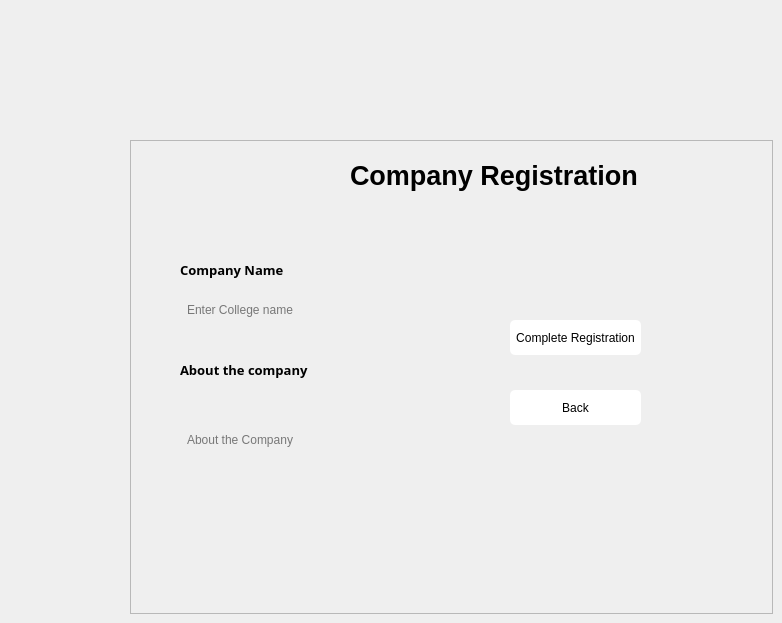
     <widget class="QWidget" name="compReg">
      <widget class="QFrame" name="CampanyFrame">
       <property name="geometry">
        <rect>
         <x>130</x>
         <y>140</y>
         <width>643</width>
         <height>474</height>
        </rect>
       </property>
       <property name="frameShape">
        <enum>QFrame::StyledPanel</enum>
       </property>
       <property name="frameShadow">
        <enum>QFrame::Raised</enum>
       </property>
       <widget class="QLabel" name="registrationLabel_4">
        <property name="geometry">
         <rect>
          <x>220</x>
          <y>20</y>
          <width>311</width>
          <height>31</height>
         </rect>
        </property>
        <property name="font">
         <font>
          <pointsize>20</pointsize>
          <weight>75</weight>
          <bold>true</bold>
         </font>
        </property>
        <property name="styleSheet">
         <string notr="true">align:center;
adjustAlign:center;</string>
        </property>
        <property name="text">
         <string>Company Registration</string>
        </property>
       </widget>
       <widget class="QLabel" name="errorLabel_3">
        <property name="geometry">
         <rect>
          <x>270</x>
          <y>70</y>
          <width>221</width>
          <height>20</height>
         </rect>
        </property>
        <property name="styleSheet">
         <string notr="true">color:red;
align:center</string>
        </property>
        <property name="text">
         <string/>
        </property>
       </widget>
       <widget class="QLineEdit" name="companynameBox">
        <property name="geometry">
         <rect>
          <x>50</x>
          <y>150</y>
          <width>250</width>
          <height>40</height>
         </rect>
        </property>
        <property name="styleSheet">
         <string notr="true">border-radius:5px;
padding: 5px;
background:rgb(239, 239, 239)</string>
        </property>
        <property name="placeholderText">
         <string>Enter College name</string>
        </property>
       </widget>
       <widget class="QLabel" name="emailLabel_15">
        <property name="geometry">
         <rect>
          <x>50</x>
          <y>120</y>
          <width>121</width>
          <height>20</height>
         </rect>
        </property>
        <property name="font">
         <font>
          <family>Montserrat</family>
          <pointsize>10</pointsize>
          <weight>75</weight>
          <bold>true</bold>
         </font>
        </property>
        <property name="text">
         <string>Company Name</string>
        </property>
       </widget>
       <widget class="QLabel" name="emailLabel_16">
        <property name="geometry">
         <rect>
          <x>50</x>
          <y>220</y>
          <width>151</width>
          <height>20</height>
         </rect>
        </property>
        <property name="font">
         <font>
          <family>Montserrat</family>
          <pointsize>10</pointsize>
          <weight>75</weight>
          <bold>true</bold>
         </font>
        </property>
        <property name="text">
         <string>About the company</string>
        </property>
       </widget>
       <widget class="QLineEdit" name="aboutBox">
        <property name="geometry">
         <rect>
          <x>50</x>
          <y>250</y>
          <width>250</width>
          <height>100</height>
         </rect>
        </property>
        <property name="styleSheet">
         <string notr="true">border-radius:5px;
padding: 5px;
background:rgb(239, 239, 239)</string>
        </property>
        <property name="placeholderText">
         <string>About the Company</string>
        </property>
       </widget>
       <widget class="QPushButton" name="completeRegBtn_2">
        <property name="geometry">
         <rect>
          <x>380</x>
          <y>180</y>
          <width>131</width>
          <height>35</height>
         </rect>
        </property>
        <property name="styleSheet">
         <string notr="true">border-radius:5px;
background-color:rgb(255, 255, 255)</string>
        </property>
        <property name="text">
         <string>Complete Registration</string>
        </property>
       </widget>
       <widget class="QPushButton" name="backBtn_2">
        <property name="geometry">
         <rect>
          <x>380</x>
          <y>250</y>
          <width>131</width>
          <height>35</height>
         </rect>
        </property>
        <property name="styleSheet">
         <string notr="true">border-radius:5px;
background-color:rgb(255, 255, 255)</string>
        </property>
        <property name="text">
         <string>Back</string>
        </property>
       </widget>
      </widget>
     </widget>
